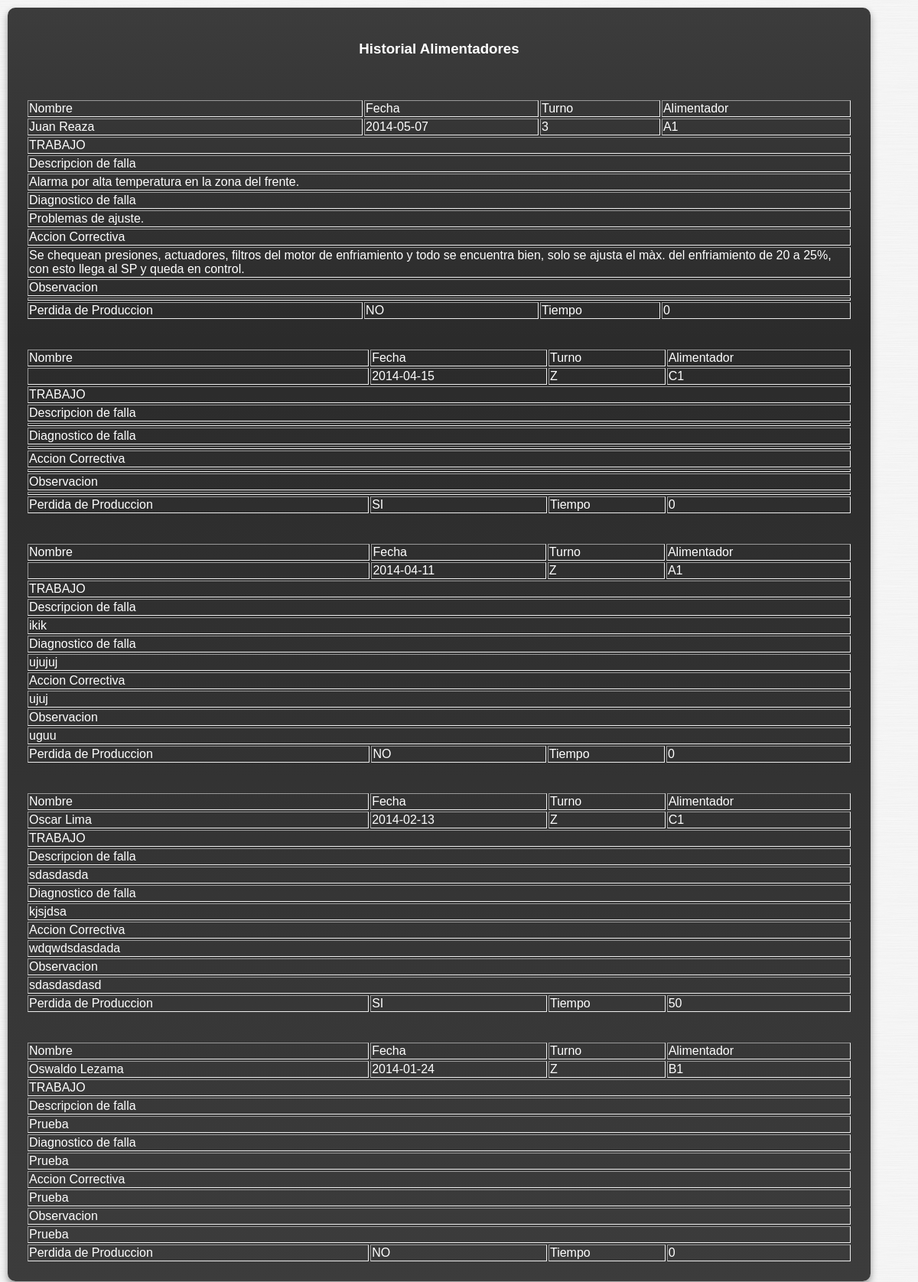
The app's page /mostrar_alimentadores.php (signed in) with its own data.
### tables this page shows
CREATE TABLE IF NOT EXISTS `alimentadores` (
  `id_falimentadores` int(11) NOT NULL AUTO_INCREMENT,
  `fecha` date NOT NULL,
  `turno` char(1) NOT NULL,
  `ficha` int(11) NOT NULL,
  `alimentador` char(10) NOT NULL,
  `perdida_pro` tinyint(1) NOT NULL,
  `descripcion_falla` text NOT NULL,
  `diagnostico_falla` text NOT NULL,
  `accion_correctiva` text NOT NULL,
  `observacion` text NOT NULL,
  `tiempo_perdido` int(11) DEFAULT '0',
  PRIMARY KEY (`id_falimentadores`)
);

CREATE TABLE IF NOT EXISTS `usuario` (
  `id_usuario` int(11) NOT NULL AUTO_INCREMENT,
  `Nombre` varchar(50) NOT NULL,
  `Apellido` varchar(50) NOT NULL,
  `num_ficha` int(11) NOT NULL,
  `Cargo` varchar(50) NOT NULL,
  `Grupo` varchar(50) NOT NULL,
  `pass` varchar(20) NOT NULL,
  PRIMARY KEY (`id_usuario`)
);

### mostrar_alimentadores.php (the view, shortened to what this page needs)
<?php
	if (isset ($_SESSION["ficha"]))
	{
		require_once ("nombre.php");
	$consulta="SELECT * FROM alimentadores order by id_falimentadores Desc";
	$comprobar = mysqli_query($con, $consulta) or die ("Error en $consulta <br> MySQL dice: ".mysqli_error());
?>
<!DOCTYPE html >
<html>
<head>
<link href="styles/kendo.common.min.css" rel="stylesheet" />
<link href="styles/kendo.metro.min.css" rel="stylesheet" />
<link href="styles/formularios.css" rel="stylesheet" />
<link href="estilo.css" rel="stylesheet" />
</head>
<body>
	<div id="cuerpo">
		<div id="contenido">
		<h3 align="center">Historial Alimentadores</h3>
           	<br />
			<?php while ($comp = mysqli_fetch_array($comprobar) ){ ?>
        	<table id="Resultados" border="1" align="center">
                <tbody>
                    <tr>
						<td>Nombre</td>
						<td>Fecha</td>
						<td>Turno</td>
						<td>Alimentador</td>
					</tr>
					<tr>
					<td><?php $consulta2 = "SELECT * FROM `usuario` WHERE num_ficha = '".$comp["ficha"]."'";
											$comprobar2 = mysqli_query($con, $consulta2) or die ("Error en $consulta2 <br> MySQL dice: ".mysqli_error());
											$comp2 = mysqli_fetch_array($comprobar2);
											$Nombre = $comp2["Nombre"];
											$Apellido = $comp2["Apellido"];?>
											<?php echo $Nombre ?> <?php echo $Apellido ?></td>
						<td><?php echo $comp["fecha"] ?></td>
						<td><?php echo $comp["turno"] ?></td>
						<td><?php echo $comp["alimentador"] ?></td>
					</tr>
					<tr>
					<td colspan="4"> TRABAJO</td>
					</tr>
					<tr>
					<td colspan ="4">Descripcion de falla</td>
					</tr>
					<tr>
					<td colspan ="4"><?php echo $comp["descripcion_falla"] ?></td>
					</tr>
					<tr>
					<td colspan ="4">Diagnostico de falla</td>
					</tr>
					<tr>
					<td colspan ="4"><?php echo $comp["diagnostico_falla"] ?></td>
					</tr>
					<tr>
					<td colspan ="4">Accion Correctiva</td>
					</tr>
					<tr>
					<td colspan ="4"><?php echo $comp["accion_correctiva"] ?></td>
					</tr>
					<tr>
					<td colspan ="4">Observacion</td>
					</tr>
					<tr>
					<td colspan ="4"><?php echo $comp["observacion"] ?></td>
					</tr>
					<tr>
					<td>Perdida de Produccion</td>
					<td><?php if ($comp["perdida_pro"]== 0) {
						echo "NO";
						}
						else{
						echo "SI";
						}?></td>
					<td>Tiempo</td>
					<td><?php echo $comp["tiempo_perdido"] ?></td>
					</tr>
					<br/>
					<br/>
					<?php } ?>
                </tbody>
			</table>
        </div>
    </div>
</body>
</html>
<?php
}else{
		echo "<script type='text/javascript'>
		alert('Usted no esta logueado');
		window.location='logeo.html';
	</script>";
}
?>

### estilo.css (style rules this page uses)
body { font-family: "Helvetica Neue Narrow", Arial, Helvetica, sans-serif; color: #fff; margin: 0px; background-image:url('img/brushed-metal.png'); }
#cuerpo { display: block; width: 100%; padding: 0px; background-image:url('img/brushed-metal.png'); }
#contenido { display: block; float: left; width: 90%; padding: 2%; min-width: 200px; background: -webkit-gradient( linear, left bottom, left top, color-stop(0, rgb(60,60,60)), color-stop(0.74, rgb(43,43,43)), color-stop(1, rgb(60,60,60)) ); background: -moz-linear-gradient( center bottom, rgb(60,60,60) 0%, rgb(43,43,43) 74%, rgb(60,60,60) 100% ); -moz-border-radius: 10px; -webkit-border-radius: 10px; border-radius: 10px; margin: 10px; -moz-box-shadow: rgb(150,150,150) 0px 5px 10px ; -webkit-box-shadow: rgb(150,150,150) 0px 5px 10px ; box-shadow: rgb(150,150,150) 0px 5px 10px ; }
h1, h2, h3 { padding-bottom: 0px; margin-bottom: 0px; text-align:center; }
table { width:100%; border: 0px; }

### records on screen
alimentadores: usuario.Nombre "Juan", usuario.Apellido "Reaza", fecha "2014-05-07", turno "3", alimentador "A1", descripcion_falla "Alarma por alta temperatura en la zona del frente.", diagnostico_falla "Problemas de ajuste.", accion_correctiva "Se chequean presiones, actuadores, filtros del motor de enfriamiento y todo se encuentra bien, solo se ajusta el màx. del enfriamiento de 20 a 25%, con esto llega al SP y queda en control.", perdida_pro "NO", tiempo_perdido "0"
alimentadores: fecha "2014-04-15", turno "Z", alimentador "C1", perdida_pro "SI", tiempo_perdido "0"
alimentadores: fecha "2014-04-11", turno "Z", alimentador "A1", descripcion_falla "ikik", diagnostico_falla "ujujuj", accion_correctiva "ujuj", observacion "uguu", perdida_pro "NO", tiempo_perdido "0"
alimentadores: usuario.Nombre "Oscar", usuario.Apellido "Lima", fecha "2014-02-13", turno "Z", alimentador "C1", descripcion_falla "sdasdasda", diagnostico_falla "kjsjdsa", accion_correctiva "wdqwdsdasdada", observacion "sdasdasdasd", perdida_pro "SI", tiempo_perdido "50"
alimentadores: usuario.Nombre "Oswaldo", usuario.Apellido "Lezama", fecha "2014-01-24", turno "Z", alimentador "B1", descripcion_falla "Prueba", diagnostico_falla "Prueba", accion_correctiva "Prueba", observacion "Prueba", perdida_pro "NO", tiempo_perdido "0"
